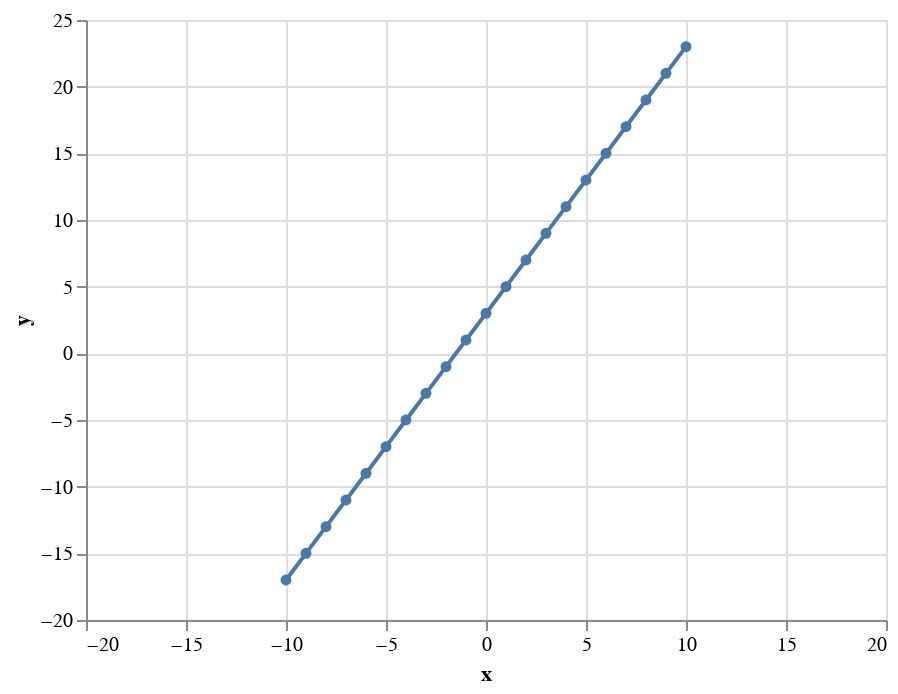

Notebook code cell kept with this figure:
### Code cell
alt.Chart(source).mark_line(point=True, clip=True).encode(
    alt.X('x',
        scale=alt.Scale(domain=(-20, 20))
    ),
    y='y'
)

### Figure 1 — Vega-Lite specification as saved in the notebook (floating-point values rounded to 4 significant figures)
{"config": {"view": {"continuousWidth": 400, "continuousHeight": 300}}, "data": {"name": "data-feae0fa0a39a34d9abf79535dda2ed9d"}, "mark": {"type": "line", "clip": true, "point": true}, "encoding": {"x": {"type": "quantitative", "field": "x", "scale": {"domain": [-20, 20]}}, "y": {"type": "quantitative", "field": "y"}}, "$schema": "https://vega.github.io/schema/vega-lite/v4.8.1.json", "datasets": {"data-feae0fa0a39a34d9abf79535dda2ed9d": [{"x": -10, "y": -17}, {"x": -9, "y": -15}, {"x": -8, "y": -13}, {"x": -7, "y": -11}, {"x": -6, "y": -9}, {"x": -5, "y": -7}, {"x": -4, "y": -5}, {"x": -3, "y": -3}, {"x": -2, "y": -1}, {"x": -1, "y": 1}, {"x": 0, "y": 3}, {"x": 1, "y": 5}, {"x": 2, "y": 7}, {"x": 3, "y": 9}, {"x": 4, "y": 11}, {"x": 5, "y": 13}, {"x": 6, "y": 15}, {"x": 7, "y": 17}, {"x": 8, "y": 19}, {"x": 9, "y": 21}, {"x": 10, "y": 23}]}}
